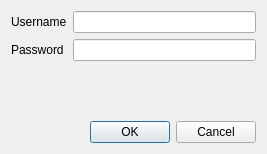
<?xml version="1.0" encoding="UTF-8"?>
<ui version="4.0">
 <class>Dialog</class>
 <widget class="QDialog" name="Dialog">
  <property name="geometry">
   <rect>
    <x>0</x>
    <y>0</y>
    <width>267</width>
    <height>154</height>
   </rect>
  </property>
  <property name="windowTitle">
   <string>Login</string>
  </property>
  <layout class="QVBoxLayout" name="verticalLayout_2">
   <item>
    <layout class="QFormLayout" name="formLayout">
     <item row="2" column="0">
      <widget class="QLabel" name="labelPassword">
       <property name="text">
        <string>Password</string>
       </property>
      </widget>
     </item>
     <item row="1" column="0">
      <widget class="QLabel" name="labelUsername">
       <property name="text">
        <string>Username</string>
       </property>
      </widget>
     </item>
     <item row="1" column="1">
      <widget class="QLineEdit" name="lineEditUsername"/>
     </item>
     <item row="2" column="1">
      <widget class="QLineEdit" name="lineEditPassword"/>
     </item>
    </layout>
   </item>
   <item>
    <widget class="QDialogButtonBox" name="buttonBox">
     <property name="orientation">
      <enum>Qt::Horizontal</enum>
     </property>
     <property name="standardButtons">
      <set>QDialogButtonBox::Cancel|QDialogButtonBox::Ok</set>
     </property>
    </widget>
   </item>
  </layout>
 </widget>
 <resources/>
 <connections>
  <connection>
   <sender>buttonBox</sender>
   <signal>accepted()</signal>
   <receiver>Dialog</receiver>
   <slot>accept()</slot>
   <hints>
    <hint type="sourcelabel">
     <x>248</x>
     <y>254</y>
    </hint>
    <hint type="destinationlabel">
     <x>157</x>
     <y>274</y>
    </hint>
   </hints>
  </connection>
  <connection>
   <sender>buttonBox</sender>
   <signal>rejected()</signal>
   <receiver>Dialog</receiver>
   <slot>reject()</slot>
   <hints>
    <hint type="sourcelabel">
     <x>316</x>
     <y>260</y>
    </hint>
    <hint type="destinationlabel">
     <x>286</x>
     <y>274</y>
    </hint>
   </hints>
  </connection>
 </connections>
</ui>
